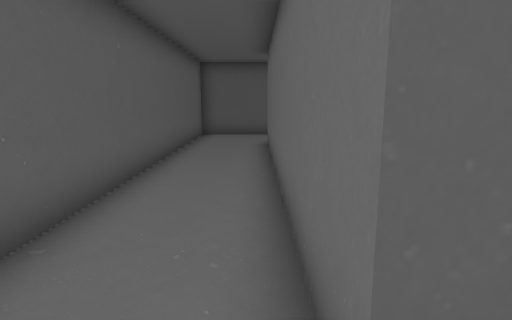
[1] (above)

19 first-person views from a walk through a 3-D level made in the Unity game engine. The camera is 1.5 m above the floor, tilts 10° down and sees 75° across. The floor is counted in squares, 1 m on a side. Each view is taken from the middle of a square. On the plan, view 1 faces up. The plan holds only what a view shows up to about 15 squares ahead; the rest is blank. The place goes on beyond the plan. The player character is not drawn. Door leaves are left out, so doorways stand open. Some surface patterns are stand-ins.

[2]
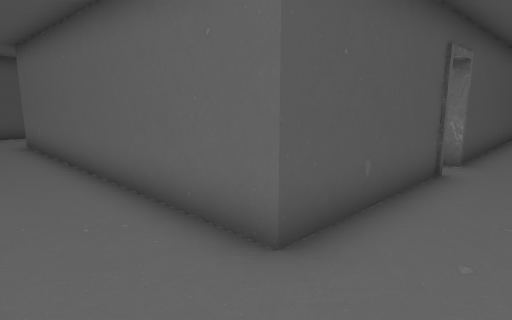

[3]
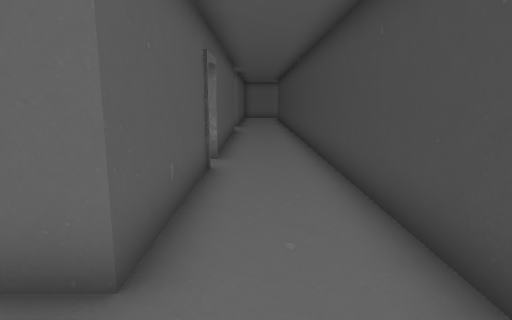

[4]
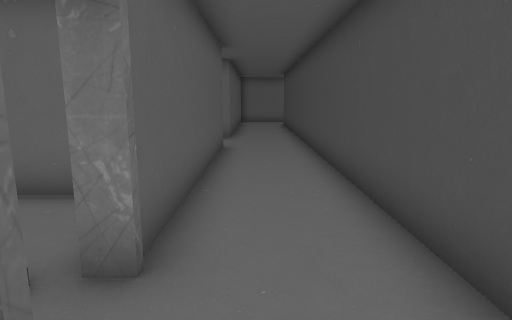

[5]
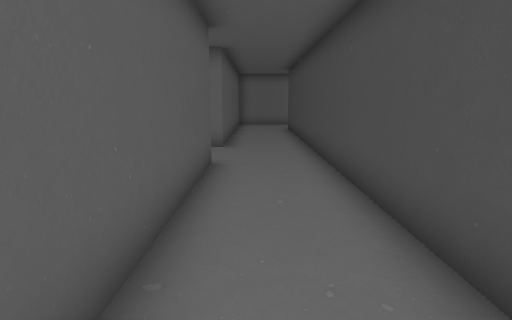

[6]
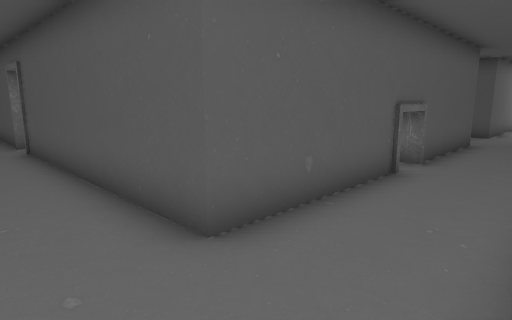

[7]
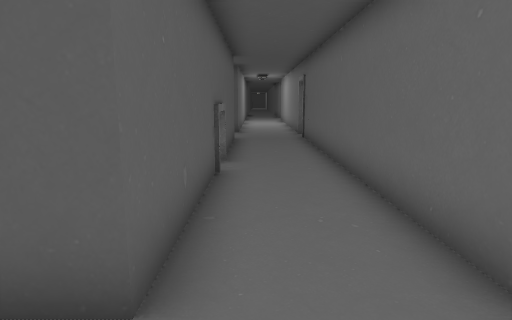

[8]
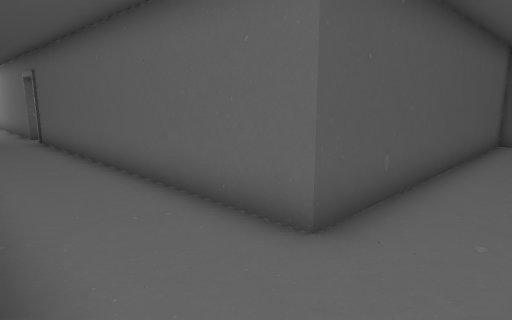

[9]
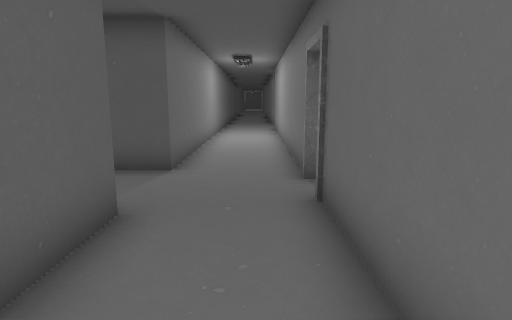

[10]
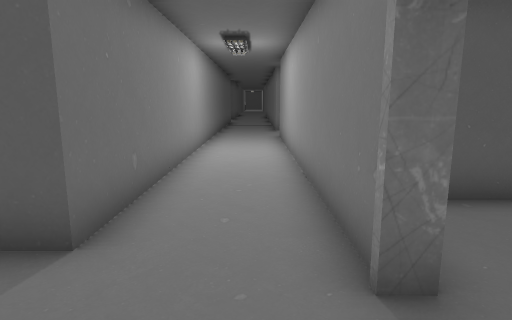

[11]
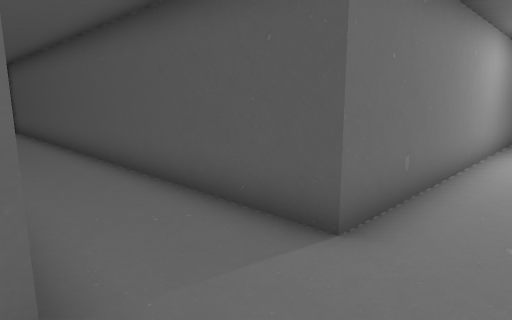

[12]
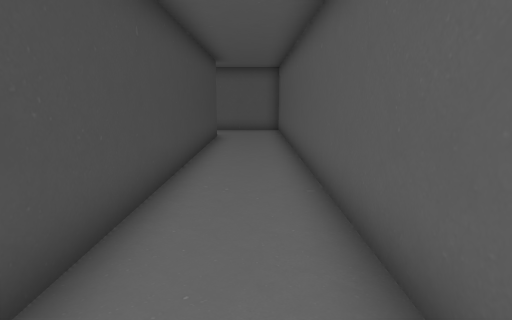

[13]
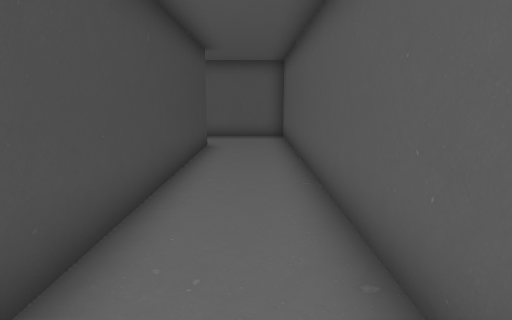

[14]
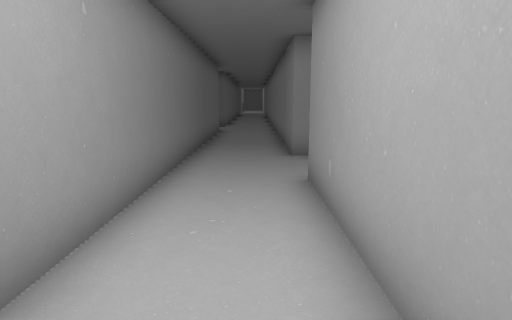

[15]
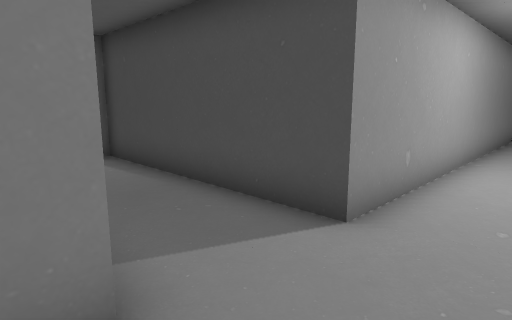

[16]
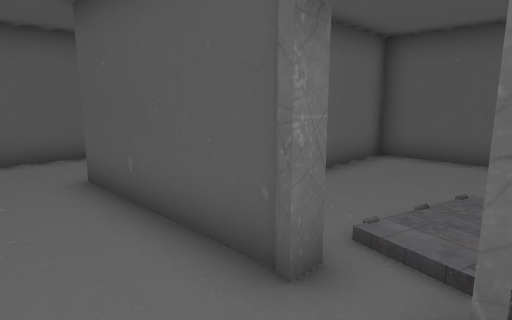

[17]
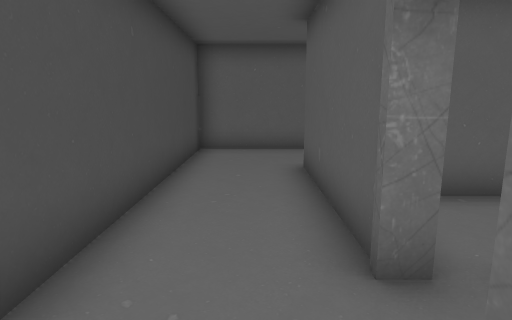

[18]
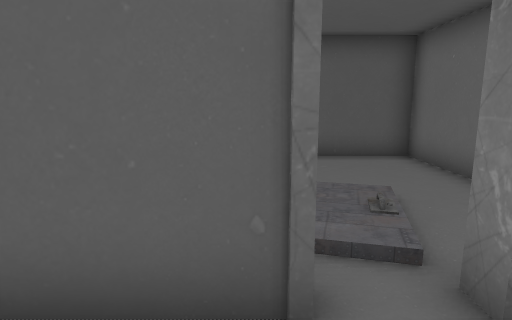

[19]
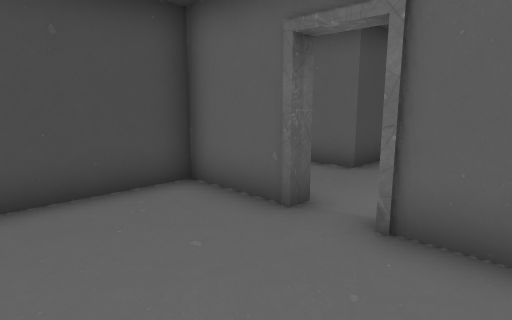

### Floor plan
Points are (right, up) in squares from view 1. A wall is a line through its corners. A room is listed if a view was taken in it or the views show most of it. See-through windows are left out.
Room 1 (views 1, 2, 3, 4, 5, 6, 7, 8, 9, 10, 11, 12, 13, 14, 15, 16, 17, 18)
walls: (18, 14.4) (18, 26.4) (22.5, 26.4); (5.4, 1.6) (5.4, 1.1) (0.4, 1.1) (0.4, 12.3) (15.1, 12.3) (15.1, 1.1) (6.7, 1.1) (6.7, 1.5); (22.5, 1.1) (18, 1.1) (18, 13.1); (18.5, 29.3) (18, 29.3) (18, 31.5); (15.1, 31.5) (15.1, 15.2) (-2.5, 15.2) (-2.5, -1.8) (22.1, -1.8)
ways out: open door at (18, 13.5) to room 2; opening at (6, 1) to room 3
Room 2 (view 19)
walls: (18.3, 13.1) (18.3, 10.5) (21.4, 10.5); (18.3, 15.8) (18.3, 14.4); (21, 16.9) (19.9, 16.9)
ways out: open door at (18, 13.5) to room 1
Room 3 (no view inside)
walls: (9.2, 2.9) (9.2, 8.1) (2.8, 8.1) (2.8, 2.9)
ways out: opening at (6, 1) to room 1

Where each view was taken, in squares from view 1:
view 1: 0 up, 0 right, facing up
view 2: 1 down, 2 left, facing up-right
view 3: 0 up, 2 left, facing right
view 4: 0 up, 4 right, facing right
view 5: 0 up, 7 right, facing right
view 6: 1 down, 18 right, facing up-left
view 7: 1 down, 16 right, facing up
view 8: 1 down, 15 right, facing up-right
view 9: 8 up, 17 right, facing up
view 10: 12 up, 17 right, facing up
view 11: 12 up, 17 right, facing up-left
view 12: 14 up, 15 right, facing left
view 13: 14 up, 12 right, facing left
view 14: 20 up, 17 right, facing up
view 15: 30 up, 16 right, facing down-right
view 16: 1 down, 7 right, facing up-left
view 17: 0 up, 8 right, facing left
view 18: 1 down, 5 right, facing up
view 19: 16 up, 22 right, facing down-left
